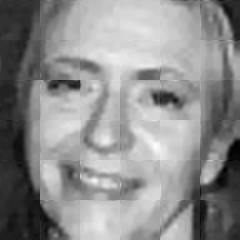
#> input picture Codes/TFMCM/face1_(5)_new_try.png, 240 x 240 px
$ python img_norm.py
#> lines starting #> are read from the running program, lines starting #| are printed output that depends on the picture; after the words box and inside, x2 and y2 are one past the last pixel; in counts of white or black regions, pixels touching at a corner belong together
import cv2
import PIL
import matplotlib.pyplot as plt
import numpy as np

img = cv2.imread('TFMCM/face1_(5)_new_try.png', 0)
#> img is the input picture: shape (240, 240); min 0, max 255, mean 141.2
m, n = img.shape
#> m = 240; n = 240
img_new = np.zeros([m, n])

for i in range(m):
	if (i%40==0):
		try:
			img_new[i-1,:] = 255
			img_new[i,:] = 255
			img_new[i+1,:] = 255
		except:
			print("exception occurred")
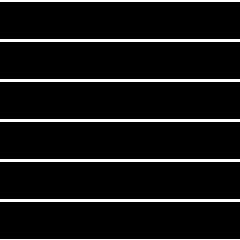
#> img_new: shape (240, 240) float64; 7.5% white; 7 white regions, largest, box (x1, y1, x2, y2) and area: (0, 39, 240, 42) 720, (0, 79, 240, 82) 720, (0, 119, 240, 122) 720

for j in range(n):
	if (j%40==0):
		try:
			img_new[:,j-1] = 255
			img_new[:,j] = 255
			img_new[:,j+1] = 255
		except:
			print("exception occurred")
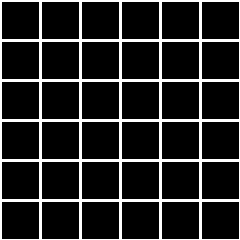
#> img_new: shape (240, 240) float64; 14.4% white; 1 white region, box (x1, y1, x2, y2) and area: (0, 0, 240, 240) 8316


img_new = np.asarray(img_new, dtype='uint8')

# plt.imshow(img_new, cmap='gray')
# plt.show()

dst = cv2.inpaint(img,img_new,40,cv2.INPAINT_NS)
# cv2.imshow('dst',dst)

# plt.imshow(dst, cmap='gray')
# plt.show()

median = cv2.GaussianBlur(dst, (5,5), 0)
# # print(median)
plt.imshow(median, cmap='gray')
plt.savefig('face1_5_smooth_TF.jpg')
plt.show()

$ run again, with Codes/TFMCM/face2_(5)_new_try.png copied over Codes/TFMCM/face1_(5)_new_try.png
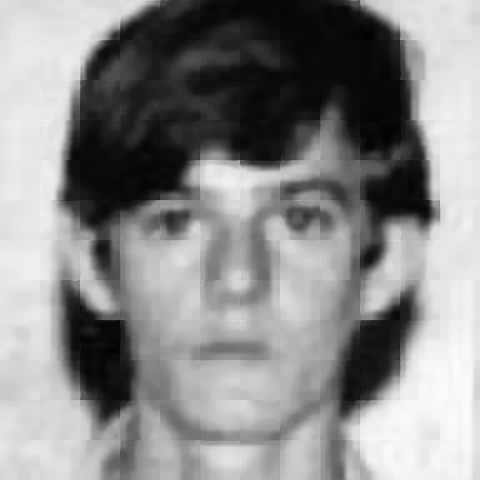
#> input picture Codes/TFMCM/face2_(5)_new_try.png, 480 x 480 px
#> img is the input picture: shape (480, 480); min 0, max 255, mean 138.4
#> after the loop `for i in range(m):`:
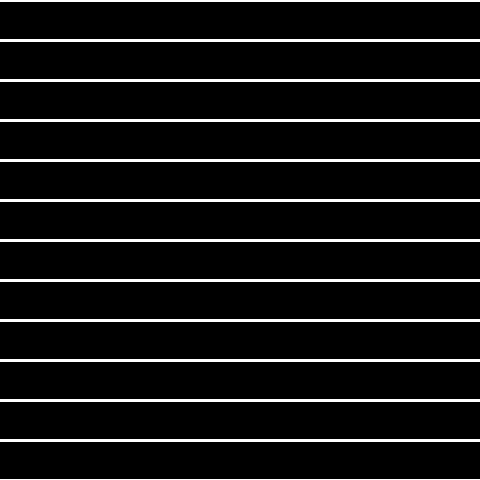
#> img_new: shape (480, 480) float64; 7.5% white; 13 white regions, largest, box (x1, y1, x2, y2) and area: (0, 39, 480, 42) 1440, (0, 79, 480, 82) 1440, (0, 119, 480, 122) 1440
#> after the loop `for j in range(n):`:
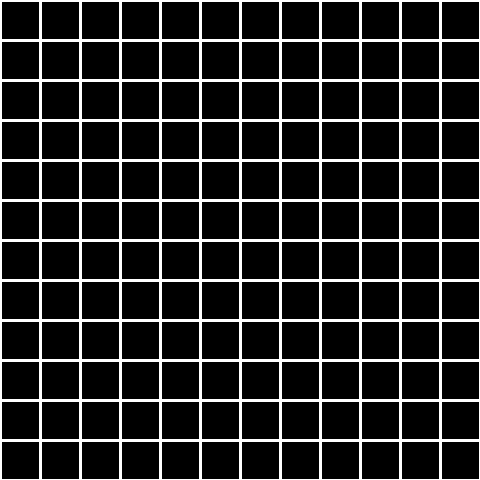
#> img_new: shape (480, 480) float64; 14.4% white; 1 white region, box (x1, y1, x2, y2) and area: (0, 0, 480, 480) 33264
